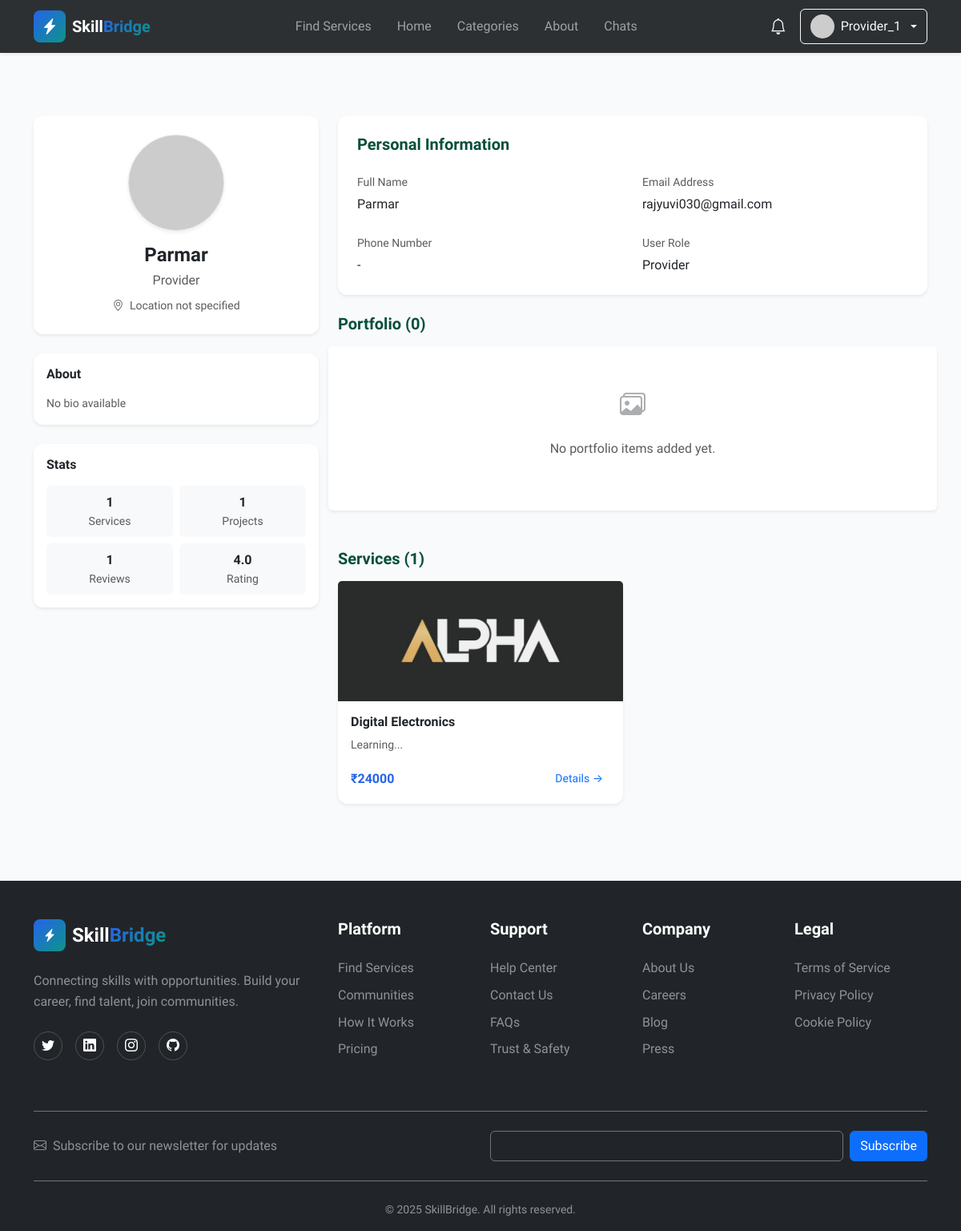
Screenshot of /user/profile/Yuvraj (signed in) with the database file from the repository.
### models.py (models this page shows, shortened)
class User(UserMixin, db.Model):
    __tablename__ = 'users'
    id = db.Column(db.Integer, primary_key=True)
    username = db.Column(db.String(80), unique=True, nullable=False, index=True)
    email = db.Column(db.String(120), unique=True, nullable=False, index=True)
    password_hash = db.Column(db.String(255), nullable=False)
    user_type = db.Column(db.String(20), nullable=False, default='client')
    full_name = db.Column(db.String(100))
    bio = db.Column(db.Text)
    avatar_url = db.Column(db.String(255), default='default-avatar.png')
    phone = db.Column(db.String(20))
    is_active = db.Column(db.Boolean, default=True)
    is_verified = db.Column(db.Boolean, default=False)
    created_at = db.Column(db.DateTime, default=datetime.utcnow, nullable=False)
    updated_at = db.Column(db.DateTime, default=datetime.utcnow, onupdate=datetime.utcnow)
    services = db.relationship('Service', backref='provider', lazy='dynamic',
                              foreign_keys='Service.user_id')
    reviews = db.relationship('Review', backref='reviewer', lazy='dynamic',
                             foreign_keys='Review.user_id')
    orders_as_buyer = db.relationship('Order', backref='buyer', lazy='dynamic',
                                     foreign_keys='Order.buyer_id')
    orders_as_seller = db.relationship('Order', backref='seller', lazy='dynamic',
                                      foreign_keys='Order.seller_id')
    favorites = db.relationship('Favorite', backref='user', lazy='dynamic',
                               cascade='all, delete-orphan')
    notifications = db.relationship('Notification', backref='user', lazy='dynamic',
                                   cascade='all, delete-orphan')
    def get_services(self):
        return self.services.filter_by(is_active=True).all()
    def get_average_rating(self):
        services = self.get_services()
        if not services:
            return 0.0
        total_rating = sum(service.get_average_rating() for service in services)
        return round(total_rating / len(services), 1)
    def get_total_reviews(self):
        return sum(service.reviews.count() for service in self.get_services())
    def is_admin(self):
        return self.user_type == 'admin'
    def get_unread_notifications_count(self):
        return self.notifications.filter_by(is_read=False).count()
    def get_recent_notifications(self, limit=5):
        return self.notifications.order_by(db.text('created_at desc')).limit(limit)
    def get_avatar_url(self):
        from flask import url_for
        if not self.avatar_url or self.avatar_url == 'default-avatar.png':
            return f"https://ui-avatars.com/api/?name={self.username}&background=random&color=fff&size=128"
        if self.avatar_url.startswith('http'):
            return self.avatar_url
        return url_for('static', filename='avatars/' + self.avatar_url)

class Review(db.Model):
    __tablename__ = 'reviews'
    id = db.Column(db.Integer, primary_key=True)
    rating = db.Column(db.Integer, nullable=False)  # 1 to 5
    comment = db.Column(db.Text)
    service_id = db.Column(db.Integer, db.ForeignKey('services.id'), nullable=False, index=True)
    user_id = db.Column(db.Integer, db.ForeignKey('users.id'), nullable=False, index=True)
    created_at = db.Column(db.DateTime, default=datetime.utcnow)
    __table_args__ = (
        db.Index('idx_service_user', 'service_id', 'user_id'),
    )

class Service(db.Model):
    __tablename__ = 'services'
    id = db.Column(db.Integer, primary_key=True)
    title = db.Column(db.String(200), nullable=False, index=True)
    description = db.Column(db.Text, nullable=False)
    price = db.Column(db.Float, nullable=False)
    delivery_time = db.Column(db.String(50))  # e.g., "3 days", "1 week"
    user_id = db.Column(db.Integer, db.ForeignKey('users.id'), nullable=False, index=True)
    category_id = db.Column(db.Integer, db.ForeignKey('categories.id'), nullable=False, index=True)
    favorited_by = db.relationship('Favorite', backref='service', lazy='dynamic', cascade='all, delete-orphan')
    image_url = db.Column(db.String(255), default='default-service.jpg')
    tags = db.Column(db.String(255))
    is_active = db.Column(db.Boolean, default=True)
    view_count = db.Column(db.Integer, default=0)
    created_at = db.Column(db.DateTime, default=datetime.utcnow, index=True)
    updated_at = db.Column(db.DateTime, default=datetime.utcnow, onupdate=datetime.utcnow)
    reviews = db.relationship('Review', backref='service', lazy='dynamic',
                             cascade='all, delete-orphan')
    orders = db.relationship('Order', backref='service', lazy='dynamic')
    favorited_by = db.relationship('Favorite', backref='service', lazy='dynamic',
                                   cascade='all, delete-orphan')
    def get_average_rating(self):
        reviews = self.reviews.all()
        if not reviews:
            return 0.0
        total_rating = sum(review.rating for review in reviews)
        return round(total_rating / len(reviews), 1)

### routes.py (the view)
@user_bp.route('/profile/<username>')
def profile(username):
    user = User.query.filter_by(username=username).first_or_404()
    services = user.get_services()
    stats = user_manager.get_user_stats(user.id)
    return render_template('user/profile.html',
                         user=user,
                         services=services,
                         stats=stats)

### templates/user/profile.html (shortened to what this page needs)
{% extends "base.html" %}
{% block content %}
<div class="container py-5" style="margin-top: 20px;">
    <div class="row">
        <div class="col-lg-4">
            <div class="card border-0 shadow-sm mb-4">
                <div class="card-body text-center p-4">
                    <div class="position-relative d-inline-block mb-3">
                        <img src="{{ user.get_avatar_url() }}" class="rounded-circle shadow-sm border"
                            style="width: 120px; height: 120px; object-fit: cover;" alt="{{ user.username }}">
                    </div>
                    <h4 class="fw-bold mb-1">
                        {{ user.full_name or user.username }}
                    </h4>
                    <p class="text-muted mb-2 text-capitalize">{{ user.user_type }}</p>
                    <p class="text-muted small mb-0">
                        <i class="bi bi-geo-alt me-1"></i>
                        {% if user.city and user.country %}
                        {{ user.city }}, {{ user.country }}
                        {% else %}
                        Location not specified
                        {% endif %}
                    </p>
                </div>
            </div>
            <div class="card border-0 shadow-sm mb-4">
                <div class="card-body">
                    <h6 class="fw-bold mb-3">About</h6>
                    <p class="text-muted small mb-0">{{ user.bio or 'No bio available' }}</p>
                </div>
            </div>
            <div class="card border-0 shadow-sm mb-4">
                <div class="card-body">
                    <h6 class="fw-bold mb-3">Stats</h6>
                    <div class="row text-center g-2">
                        <div class="col-6">
                            <div class="bg-light rounded p-2">
                                <div class="fw-bold">{{ stats.total_services or 0 }}</div>
                                <div class="small text-muted">Services</div>
                            </div>
                        </div>
                        <div class="col-6">
                            <div class="bg-light rounded p-2">
                                <div class="fw-bold">{{ stats.completed_projects or 0 }}</div>
                                <div class="small text-muted">Projects</div>
                            </div>
                        </div>
                        <div class="col-6">
                            <div class="bg-light rounded p-2">
                                <div class="fw-bold">{{ stats.total_reviews or 0 }}</div>
                                <div class="small text-muted">Reviews</div>
                            </div>
                        </div>
                        <div class="col-6">
                            <div class="bg-light rounded p-2">
                                <div class="fw-bold">{{ user.get_average_rating() }}</div>
                                <div class="small text-muted">Rating</div>
                            </div>
                        </div>
                    </div>
                </div>
            </div>
        </div>
        <div class="col-lg-8">
            <div class="card border-0 shadow-sm mb-4">
                <div class="card-body p-4">
                    <div class="d-flex justify-content-between align-items-center mb-4">
                        <h5 class="fw-bold mb-0" style="color: #064e3b;">Personal Information</h5>
                    </div>
                    <div class="row g-4">
                        <div class="col-md-6">
                            <label class="text-muted small d-block mb-1">Full Name</label>
                            <span class="fw-medium text-dark">{{ user.full_name or user.username }}</span>
                        </div>
                        <div class="col-md-6">
                            <label class="text-muted small d-block mb-1">Email Address</label>
                            <span class="fw-medium text-dark">{{ user.email }}</span>
                        </div>
                        <div class="col-md-6">
                            <label class="text-muted small d-block mb-1">Phone Number</label>
                            <span class="fw-medium text-dark">{{ user.phone or '-' }}</span>
                        </div>
                        <div class="col-md-6">
                            <label class="text-muted small d-block mb-1">User Role</label>
                            <span class="fw-medium text-dark text-capitalize">{{ user.user_type }}</span>
                        </div>
                    </div>
                </div>
            </div>
            <div class="d-flex justify-content-between align-items-center mb-3">
                <h5 class="fw-bold mb-0" style="color: #064e3b;">Portfolio ({{ user.portfolio.count() }})</h5>
            </div>
            <div class="row g-4 mb-5">
                {% if user.portfolio.count() > 0 %}
                {% for project in user.portfolio.all() %}
                <div class="col-md-6">
                    <div class="card border-0 shadow-sm h-100 overflow-hidden">
                        {% if project.image_url %}
                        <img src="{{ url_for('static', filename='portfolio/' + project.image_url) }}"
                            class="card-img-top" style="height: 180px; object-fit: cover;" alt="{{ project.title }}"
                            onerror="this.src='https://via.placeholder.com/400x180?text=Project'">
                        {% else %}
                        <div class="bg-light d-flex align-items-center justify-content-center" style="height: 180px;">
                            <i class="bi bi-image text-muted fs-1"></i>
                        </div>
                        {% endif %}
                        <div class="card-body">
                            <h6 class="fw-bold mb-2">{{ project.title }}</h6>
                            <p class="text-muted small mb-3">{{ project.description }}</p>
                            {% if project.link %}
                            <a href="{{ project.link }}" target="_blank" class="btn btn-sm btn-outline-primary w-100">
                                View Project
                            </a>
                            {% endif %}
                        </div>
                    </div>
                </div>
                {% endfor %}
                {% else %}
                <div class="col-12 text-center py-5 bg-white rounded shadow-sm">
                    <i class="bi bi-images fs-2 text-muted opacity-50 mb-3 d-block"></i>
                    <p class="text-muted">No portfolio items added yet.</p>
                </div>
                {% endif %}
            </div>
            {% if services %}
            <h5 class="fw-bold mb-3" style="color: #064e3b;">Services ({{ services|length }})</h5>
            <div class="row g-4 mb-5">
                {% for service in services %}
                <div class="col-md-6">
                    <div class="card border-0 shadow-sm h-100">
                        <img src="{{ url_for('static', filename='images/' + service.image_url) }}" class="card-img-top"
                            style="height: 150px; object-fit: cover;"
                            onerror="this.src='https://via.placeholder.com/300x150?text=Service'">
                        <div class="card-body">
                            <h6 class="fw-bold mb-2">{{ service.title }}</h6>
                            <p class="text-muted small mb-3">{{ service.description|truncate(100) }}</p>
                            <div class="d-flex justify-content-between align-items-center mt-auto">
                                <span class="h6 fw-bold mb-0 text-primary">₹{{ "%.0f"|format(service.price) }}</span>
                                <a href="{{ url_for('service.detail', service_id=service.id) }}"
                                    class="btn btn-sm btn-link text-decoration-none">Details &rarr;</a>
                            </div>
                        </div>
                    </div>
                </div>
                {% endfor %}
            </div>
            {% endif %}
        </div>
    </div>
</div>
{% endblock %}

### templates/components/header.html (shortened to what this page needs)
<header class="navbar navbar-expand-lg navbar-dark bg-dark fixed-top shadow-sm">
    <div class="container">
        <a class="navbar-brand d-flex align-items-center" href="{{ url_for('main.index') }}">
            <div class="logo-icon gradient-primary rounded-3 p-2 me-2">
                <i class="bi bi-lightning-charge-fill text-white"></i>
            </div>
            <span class="fw-bold">Skill<span class="text-gradient">Bridge</span></span>
        </a>
        <div class="collapse navbar-collapse" id="navbarNav">
            <ul class="navbar-nav mx-auto">
                <li class="nav-item">
                    <a class="nav-link" href="{{ url_for('service.browse') }}">Find Services</a>
                </li>
                <li class="nav-item">
                    <a class="nav-link" href="{{ url_for('main.index') }}">Home</a>
                </li>
                <li class="nav-item">
                    <a class="nav-link" href="{{ url_for('main.index') }}#categories">Categories</a>
                </li>
                <li class="nav-item">
                    <a class="nav-link" href="{{ url_for('main.about') }}">About</a>
                </li>
                {% if current_user.is_authenticated %}
                <li class="nav-item">
                    <a class="nav-link" href="{{ url_for('user.chats') }}">Chats</a>
                </li>
                {% endif %}
            </ul>
            <div class="d-flex align-items-center gap-3 mt-3 mt-lg-0">
                {% if current_user.is_authenticated %}
                <div class="dropdown">
                    <button class="btn btn-link text-white position-relative p-0" type="button"
                        data-bs-toggle="dropdown">
                        <i class="bi bi-bell fs-5"></i>
                    </button>
                </div>
                <div class="dropdown">
                    <button class="btn btn-outline-light dropdown-toggle d-flex align-items-center gap-2" type="button"
                        data-bs-toggle="dropdown">
                        <img src="{{ current_user.get_avatar_url() }}" alt="Avatar" class="rounded-circle" width="30"
                            height="30">
                        <span>{{ current_user.username }}</span>
                    </button>
                </div>
                {% else %}
                <a href="{{ url_for('auth.login') }}" class="btn btn-outline-light">Log In</a>
                <a href="{{ url_for('auth.register') }}" class="btn btn-gradient-primary">Get Started</a>
                {% endif %}
            </div>
        </div>
    </div>
</header>
<div style="height: 76px;"></div>

### rows the page displays
User: username "Provider_1"
User: full_name "Parmar", user_type "Provider", bio "No bio available", email "rajyuvi030@gmail.com", phone "-"
Review: get_average_rating "4.0"
Service: image_url (picture), title "Digital Electronics", description "Learning...", price "24000"

### other values shown
{{ stats.total_services or 0 }} "1"
{{ stats.completed_projects or 0 }} "1"
{{ stats.total_reviews or 0 }} "1"
{{ user.portfolio.count() }} "0"
{{ services|length }} "1"
